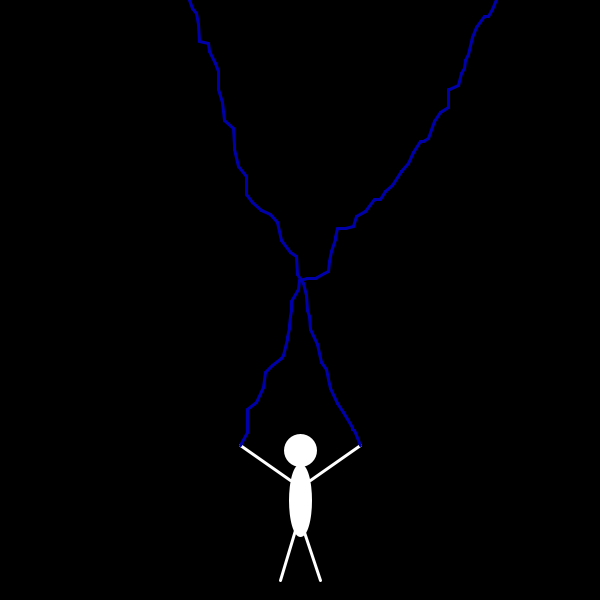
Frame 1 (no input)
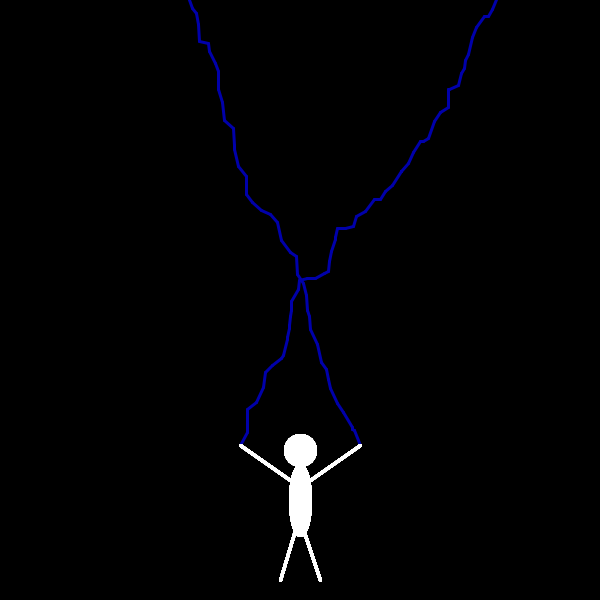
Frame 60 (the mouse pressed at the canvas centre just before this capture)
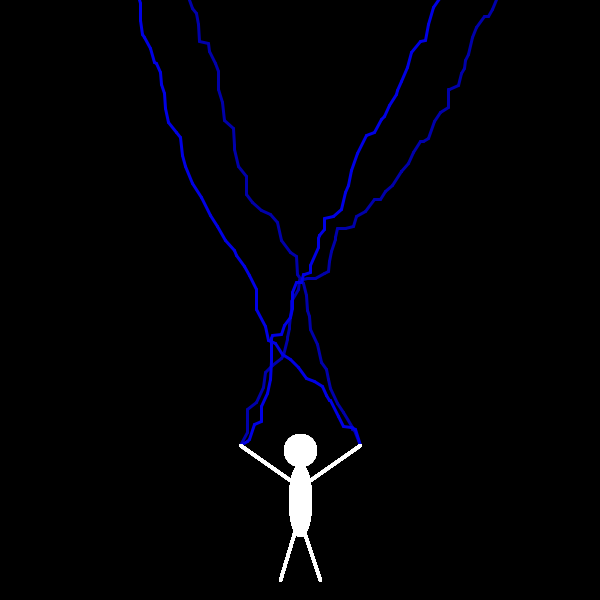
Frame 120 (the mouse held since frame 60 and released just before this capture)

The Processing sketch that drew these frames (run headless with seeded random() and noise(); from frame 60 on, the mouse is pressed at the canvas centre):

// Processing sketch: lighting
// ── lighting.pde
float startX=240;
float startY=445;
float endX=240;
float endY=0;
float startX2=360;
float startY2=445;
float endX2=360;
float endY2=0;
void setup()
{
    size(600,600);
    strokeWeight(3);
    background(0);
    
}

void draw()
{
  stroke(255,255,255);
  ellipse(300,450,30,30);line(290,480,240,445);ellipse(300,500,20,70);line(310,480,360,445);line(300,520,320,580);line(295,530,280,580);
  stroke(0,0,(int)(Math.random()*100)+155);
  while(endX<600){
    endX=startX+(int)(Math.random()*10);
    endY=startY+(int)(Math.random()*-19);
    line(startX,startY,endX,endY);
    startX=endX;
    startY=endY;
    endX2=startX2+(int)(Math.random()*-10);
    endY2=startY2+(int)(Math.random()*-19);
    line(startX2,startY2,endX2,endY2);
    startX2=endX2;
    startY2=endY2;
  }
}
void mousePressed()
{
  startX=240;
  startY=445;
  endX=240;
  endY=0;
  startX2=360;
  startY2=445;
  endX2=360;
  endY2=0;
}
{System.out.println("");}
